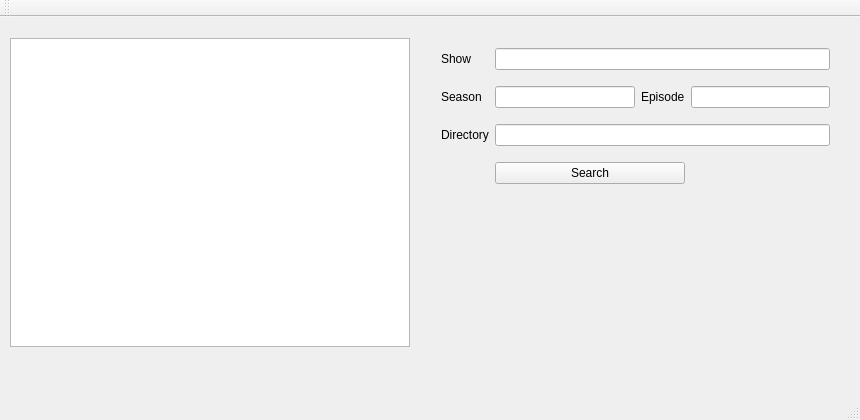
<?xml version="1.0" encoding="UTF-8"?>
<ui version="4.0">
 <class>MainWindow</class>
 <widget class="QMainWindow" name="MainWindow">
  <property name="geometry">
   <rect>
    <x>0</x>
    <y>0</y>
    <width>860</width>
    <height>420</height>
   </rect>
  </property>
  <property name="windowTitle">
   <string>MainWindow</string>
  </property>
  <widget class="QWidget" name="centralWidget">
   <widget class="QWidget" name="gridLayoutWidget">
    <property name="geometry">
     <rect>
      <x>10</x>
      <y>10</y>
      <width>411</width>
      <height>331</height>
     </rect>
    </property>
    <layout class="QGridLayout" name="fileListLayout" columnstretch="0">
     <property name="sizeConstraint">
      <enum>QLayout::SetMinAndMaxSize</enum>
     </property>
     <property name="leftMargin">
      <number>0</number>
     </property>
     <item row="0" column="0">
      <widget class="QListWidget" name="fileList"/>
     </item>
    </layout>
   </widget>
   <widget class="QWidget" name="gridLayoutWidget_2">
    <property name="geometry">
     <rect>
      <x>430</x>
      <y>10</y>
      <width>411</width>
      <height>179</height>
     </rect>
    </property>
    <layout class="QGridLayout" name="searchInfosLayout">
     <item row="3" column="1" colspan="2">
      <widget class="QPushButton" name="searchBtn">
       <property name="text">
        <string>Search</string>
       </property>
      </widget>
     </item>
     <item row="0" column="1" colspan="3">
      <widget class="QLineEdit" name="showInput"/>
     </item>
     <item row="2" column="0">
      <widget class="QLabel" name="directoryLabel">
       <property name="text">
        <string>Directory</string>
       </property>
      </widget>
     </item>
     <item row="1" column="2">
      <widget class="QLabel" name="episodeLabel">
       <property name="text">
        <string>Episode</string>
       </property>
      </widget>
     </item>
     <item row="1" column="3">
      <widget class="QLineEdit" name="episodeInput"/>
     </item>
     <item row="0" column="0">
      <widget class="QLabel" name="showLabel">
       <property name="text">
        <string>Show</string>
       </property>
      </widget>
     </item>
     <item row="1" column="0">
      <widget class="QLabel" name="seasonLabel">
       <property name="text">
        <string>Season</string>
       </property>
      </widget>
     </item>
     <item row="1" column="1">
      <widget class="QLineEdit" name="seasonInput"/>
     </item>
     <item row="2" column="1" colspan="3">
      <widget class="QLineEdit" name="directoryInput"/>
     </item>
    </layout>
   </widget>
  </widget>
  <widget class="QToolBar" name="mainToolBar">
   <attribute name="toolBarArea">
    <enum>TopToolBarArea</enum>
   </attribute>
   <attribute name="toolBarBreak">
    <bool>false</bool>
   </attribute>
  </widget>
  <widget class="QStatusBar" name="statusBar"/>
  <widget class="QMenuBar" name="menuBar">
   <property name="geometry">
    <rect>
     <x>0</x>
     <y>0</y>
     <width>860</width>
     <height>25</height>
    </rect>
   </property>
  </widget>
 </widget>
 <layoutdefault spacing="6" margin="11"/>
 <tabstops>
  <tabstop>fileList</tabstop>
  <tabstop>showInput</tabstop>
  <tabstop>seasonInput</tabstop>
  <tabstop>episodeInput</tabstop>
  <tabstop>directoryInput</tabstop>
  <tabstop>searchBtn</tabstop>
 </tabstops>
 <resources/>
 <connections/>
</ui>
